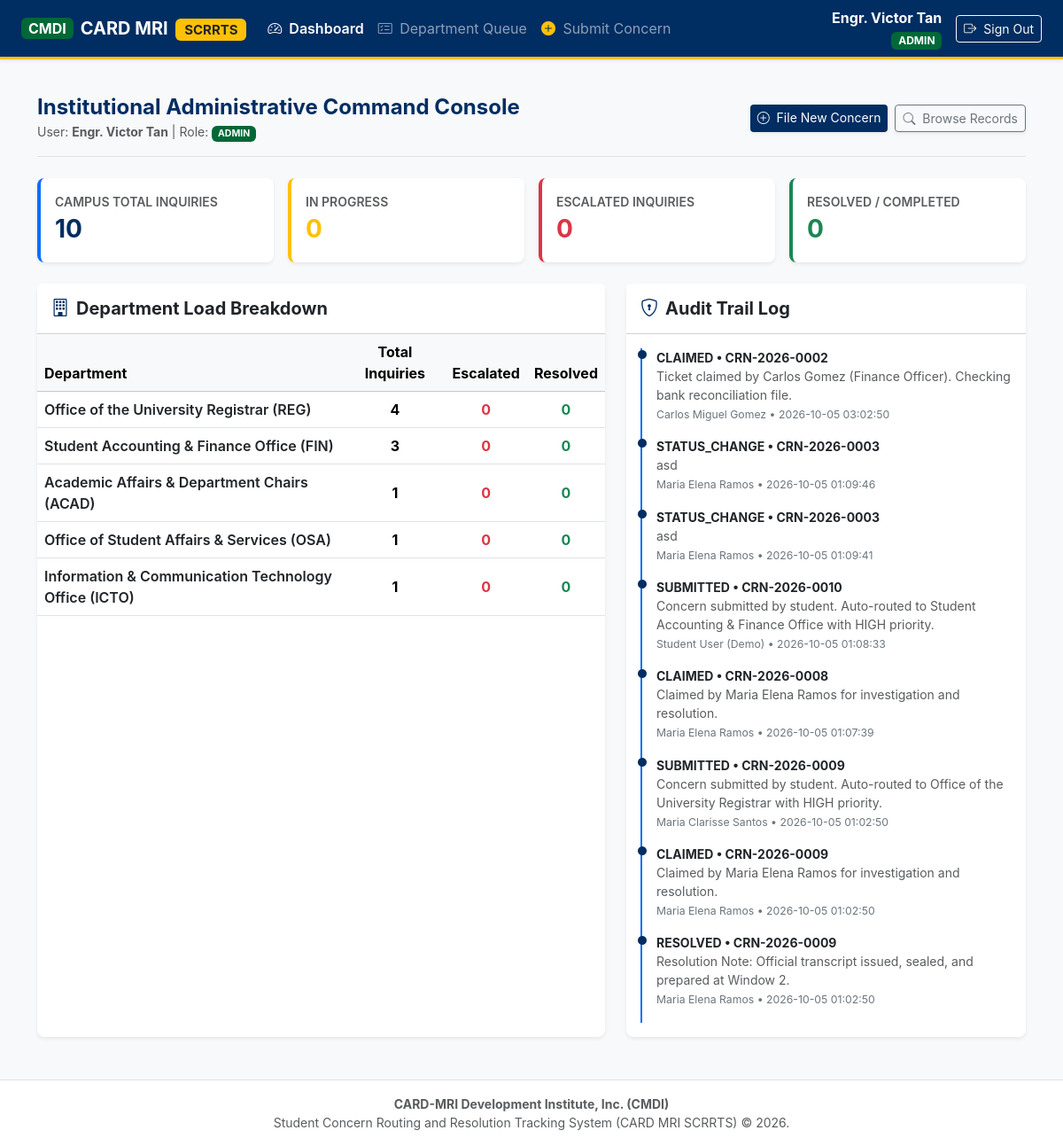
The app's page /dashboard (signed in) with its own data.
### tables this page shows
CREATE TABLE departments (
        department_id INTEGER PRIMARY KEY AUTOINCREMENT,
        department_code TEXT UNIQUE NOT NULL,
        department_name TEXT NOT NULL,
        contact_email TEXT NOT NULL,
        head_officer TEXT NOT NULL,
        is_active INTEGER NOT NULL DEFAULT 1
    );

CREATE TABLE concern_audit_logs (
        log_id INTEGER PRIMARY KEY AUTOINCREMENT,
        concern_id INTEGER NOT NULL,
        actor_id INTEGER NOT NULL,
        previous_status TEXT,
        new_status TEXT,
        action_type TEXT NOT NULL,
        notes TEXT,
        created_at TIMESTAMP DEFAULT CURRENT_TIMESTAMP,
        FOREIGN KEY (concern_id) REFERENCES concerns(concern_id) ON DELETE CASCADE,
        FOREIGN KEY (actor_id) REFERENCES users(user_id) ON DELETE RESTRICT
    );

CREATE TABLE concerns (
        concern_id INTEGER PRIMARY KEY AUTOINCREMENT,
        ticket_number TEXT UNIQUE NOT NULL,
        student_id INTEGER NOT NULL,
        department_id INTEGER NOT NULL,
        category_id INTEGER NOT NULL,
        assigned_staff_id INTEGER,
        subject TEXT NOT NULL,
        description TEXT NOT NULL,
        priority TEXT NOT NULL DEFAULT 'MEDIUM' CHECK(priority IN ('LOW', 'MEDIUM', 'HIGH', 'URGENT')),
        status TEXT NOT NULL DEFAULT 'SUBMITTED' CHECK(status IN ('SUBMITTED', 'ROUTED', 'IN_PROGRESS', 'RESOLVED', 'REJECTED', 'CLOSED')),
        sla_target_date TIMESTAMP NOT NULL,
        resolved_at TIMESTAMP,
        attachment_path TEXT,
        resolution_summary TEXT,
        rejection_reason TEXT,
        created_at TIMESTAMP DEFAULT CURRENT_TIMESTAMP,
        updated_at TIMESTAMP DEFAULT CURRENT_TIMESTAMP,
        FOREIGN KEY (student_id) REFERENCES users(user_id) ON DELETE CASCADE,
        FOREIGN KEY (department_id) REFERENCES departments(department_id) ON DELETE RESTRICT,
        FOREIGN KEY (category_id) REFERENCES concern_categories(category_id) ON DELETE RESTRICT,
        FOREIGN KEY (assigned_staff_id) REFERENCES users(user_id) ON DELETE SET NULL
    );

CREATE TABLE users (
        user_id INTEGER PRIMARY KEY AUTOINCREMENT,
        student_id_number TEXT UNIQUE,
        full_name TEXT NOT NULL,
        email TEXT UNIQUE NOT NULL,
        password_hash TEXT NOT NULL,
        role TEXT NOT NULL CHECK(role IN ('student', 'staff', 'admin')),
        department_id INTEGER,
        contact_number TEXT,
        created_at TIMESTAMP DEFAULT CURRENT_TIMESTAMP,
        is_active INTEGER NOT NULL DEFAULT 1,
        FOREIGN KEY (department_id) REFERENCES departments(department_id) ON DELETE SET NULL
    );

### app.py (the view, shortened to what this page needs)
@app.route('/dashboard')
@login_required
def dashboard():
    conn = get_db_connection()
    cursor = conn.cursor()
    user_id = session['user_id']
    role = session['role']
    dept_id = session.get('department_id')
    now_str = datetime.now().strftime("%Y-%m-%d %H:%M:%S")
    if role == 'student':
        total = cursor.execute("SELECT COUNT(*) FROM concerns WHERE student_id = ?", (user_id,)).fetchone()[0]
        in_progress = cursor.execute("SELECT COUNT(*) FROM concerns WHERE student_id = ? AND status IN ('Submitted', 'Routed', 'In Progress')", (user_id,)).fetchone()[0]
        escalated = cursor.execute("SELECT COUNT(*) FROM concerns WHERE student_id = ? AND status = 'Escalated'", (user_id,)).fetchone()[0]
        resolved = cursor.execute("SELECT COUNT(*) FROM concerns WHERE student_id = ? AND status IN ('Resolved', 'Closed')", (user_id,)).fetchone()[0]
        concerns = cursor.execute("""
            SELECT c.*, d.department_name, d.department_code, cat.category_name
            FROM concerns c
            JOIN departments d ON c.department_id = d.department_id
            JOIN concern_categories cat ON c.category_id = cat.category_id
            WHERE c.student_id = ?
            ORDER BY c.created_at DESC
        """, (user_id,)).fetchall()
        conn.close()
        return render_template(
            'dashboard.html',
            role=role,
            total=total,
            in_progress=in_progress,
            escalated=escalated,
            resolved=resolved,
            concerns=concerns
        )
    else:
        total = cursor.execute("SELECT COUNT(*) FROM concerns").fetchone()[0]
        pending = cursor.execute("SELECT COUNT(*) FROM concerns WHERE status IN ('Submitted', 'Routed', 'In Progress')").fetchone()[0]
        escalated = cursor.execute("SELECT COUNT(*) FROM concerns WHERE status = 'Escalated'").fetchone()[0]
        resolved = cursor.execute("SELECT COUNT(*) FROM concerns WHERE status IN ('Resolved', 'Closed')").fetchone()[0]
        dept_breakdown = cursor.execute("""
            SELECT d.department_name, d.department_code,
                   COUNT(c.concern_id) as total_received,
                   SUM(CASE WHEN c.status = 'Escalated' THEN 1 ELSE 0 END) as escalated_count,
                   SUM(CASE WHEN c.status IN ('Resolved', 'Closed') THEN 1 ELSE 0 END) as resolved_count
            FROM departments d
            LEFT JOIN concerns c ON d.department_id = c.department_id
            GROUP BY d.department_id
        """).fetchall()
        recent_audits = cursor.execute("""
            SELECT l.*, c.ticket_number, u.full_name as actor_name, u.role as actor_role
            FROM concern_audit_logs l
            JOIN concerns c ON l.concern_id = c.concern_id
            JOIN users u ON l.actor_id = u.user_id
            ORDER BY l.created_at DESC LIMIT 8
        """).fetchall()
        conn.close()
        return render_template(
            'dashboard.html',
            role=role,
            total=total,
            pending=pending,
            escalated=escalated,
            resolved=resolved,
            dept_breakdown=dept_breakdown,
            recent_audits=recent_audits
        )

### templates/dashboard.html (shortened to what this page needs)
{% extends 'base.html' %}
{% block content %}
<div class="d-flex flex-wrap justify-content-between align-items-center pb-3 mb-4 border-bottom">
    <div>
        <h2 class="h4 fw-bold mb-0 text-card-navy">
            {% if role == 'student' %}
                Student Concern & Inquiry Tracking Portal
            {% elif role == 'staff' %}
                CARD MRI Department Resolution Desk
            {% else %}
                Institutional Administrative Command Console
            {% endif %}
        </h2>
        <span class="text-muted small">
            User: <strong>{{ session.get('full_name') }}</strong> | Role: <span class="badge bg-card-green text-white text-uppercase">{{ role }}</span>
        </span>
    </div>
    <div class="mt-2 mt-md-0 d-flex gap-2">
        {% if role in ('student', 'admin') %}
        <a href="{{ url_for('submit_concern') }}" class="btn btn-card-navy shadow-sm btn-sm">
            <i class="bi bi-plus-circle me-1"></i> File New Concern
        </a>
        {% endif %}
        <a href="{{ url_for('list_concerns') }}" class="btn btn-outline-secondary shadow-sm btn-sm">
            <i class="bi bi-search me-1"></i> Browse Records
        </a>
    </div>
</div>
{% if role == 'student' %}
<div class="row g-3 mb-4">
    <div class="col-sm-6 col-lg-3">
        <div class="card border-0 shadow-sm rounded-3 bg-white h-100 border-start border-primary border-4">
            <div class="card-body">
                <div class="text-muted small fw-semibold text-uppercase">Total Inquiries Filed</div>
                <h3 class="fw-bold my-1 text-card-navy">{{ total }}</h3>
            </div>
        </div>
    </div>
    <div class="col-sm-6 col-lg-3">
        <div class="card border-0 shadow-sm rounded-3 bg-white h-100 border-start border-warning border-4">
            <div class="card-body">
                <div class="text-muted small fw-semibold text-uppercase">Active Workflow</div>
                <h3 class="fw-bold my-1 text-warning">{{ in_progress }}</h3>
            </div>
        </div>
    </div>
    <div class="col-sm-6 col-lg-3">
        <div class="card border-0 shadow-sm rounded-3 bg-white h-100 border-start border-danger border-4">
            <div class="card-body">
                <div class="text-muted small fw-semibold text-uppercase">Escalated Tickets</div>
                <h3 class="fw-bold my-1 text-danger">{{ escalated }}</h3>
            </div>
        </div>
    </div>
    <div class="col-sm-6 col-lg-3">
        <div class="card border-0 shadow-sm rounded-3 bg-white h-100 border-start border-success border-4">
            <div class="card-body">
                <div class="text-muted small fw-semibold text-uppercase">Resolved / Completed</div>
                <h3 class="fw-bold my-1 text-success">{{ resolved }}</h3>
            </div>
        </div>
    </div>
</div>
<div class="card border-0 shadow-sm rounded-3 mb-4">
    <div class="card-header bg-white py-3 d-flex justify-content-between align-items-center">
        <h5 class="fw-bold mb-0 text-dark"><i class="bi bi-clock-history me-2 text-card-navy"></i>My Submitted Inquiries & Timeline</h5>
        <a href="{{ url_for('list_concerns') }}" class="btn btn-sm btn-link text-decoration-none text-card-navy">View All</a>
    </div>
    <div class="card-body p-0">
        <div class="table-responsive">
            <table class="table table-hover align-middle mb-0">
                <thead class="table-light">
                    <tr>
                        <th class="ps-3">Ticket No.</th>
                        <th>Target Department</th>
                        <th>Subject & Category</th>
                        <th>Priority</th>
                        <th>Status</th>
                        <th>Target SLA Deadline</th>
                        <th class="text-end pe-3">Action</th>
                    </tr>
                </thead>
                <tbody>
                    {% for c in concerns %}
                    <tr>
                        <td class="ps-3 fw-bold text-card-navy">{{ c['ticket_number'] }}</td>
                        <td><span class="badge bg-light text-dark border">{{ c['department_name'] }}</span></td>
                        <td>
                            <div class="fw-semibold text-dark">{{ c['subject'] }}</div>
                            <small class="text-muted">{{ c['category_name'] }}</small>
                        </td>
                        <td><span class="badge priority-{{ c['priority'].lower() }}">{{ c['priority'] }}</span></td>
                        <td>
                            <span class="badge status-{{ c['status'].lower().replace(' ', '-') }}">{{ c['status'] }}</span>
                            {% if c['is_escalated'] %}
                            <span class="badge bg-danger ms-1">ESCALATED</span>
                            {% endif %}
                        </td>
                        <td>
                            {% set is_od = check_is_overdue(c['sla_target_date'], c['status']) %}
                            <small class="{{ 'text-danger fw-bold' if is_od else 'text-muted' }}">
                                {{ c['sla_target_date'] }}
                            </small>
                            {% if is_od %}
                            <span class="badge bg-danger ms-1">OVERDUE</span>
                            {% endif %}
                        </td>
                        <td class="text-end pe-3">
                            <a href="{{ url_for('view_concern', concern_id=c['concern_id']) }}" class="btn btn-sm btn-outline-primary">
                                Track Timeline
                            </a>
                        </td>
                    </tr>
                    {% else %}
                    <tr>
                        <td colspan="7" class="text-center py-5 text-muted">
                            <i class="bi bi-inbox fs-1 d-block mb-2 text-secondary"></i>
                            No inquiries filed yet. Click "File New Concern" to submit an academic, accounting, or scholarship inquiry.
                        </td>
                    </tr>
                    {% endfor %}
                </tbody>
            </table>
        </div>
    </div>
</div>
{% else %}
<div class="row g-3 mb-4">
    <div class="col-sm-6 col-lg-3">
        <div class="card border-0 shadow-sm rounded-3 bg-white h-100 border-start border-primary border-4">
            <div class="card-body">
                <div class="text-muted small fw-semibold text-uppercase">Campus Total Inquiries</div>
                <h3 class="fw-bold my-1 text-card-navy">{{ total }}</h3>
            </div>
        </div>
    </div>
    <div class="col-sm-6 col-lg-3">
        <div class="card border-0 shadow-sm rounded-3 bg-white h-100 border-start border-warning border-4">
            <div class="card-body">
                <div class="text-muted small fw-semibold text-uppercase">In Progress</div>
                <h3 class="fw-bold my-1 text-warning">{{ pending }}</h3>
            </div>
        </div>
    </div>
    <div class="col-sm-6 col-lg-3">
        <div class="card border-0 shadow-sm rounded-3 bg-white h-100 border-start border-danger border-4">
            <div class="card-body">
                <div class="text-muted small fw-semibold text-uppercase">Escalated Inquiries</div>
                <h3 class="fw-bold my-1 text-danger">{{ escalated }}</h3>
            </div>
        </div>
    </div>
    <div class="col-sm-6 col-lg-3">
        <div class="card border-0 shadow-sm rounded-3 bg-white h-100 border-start border-success border-4">
            <div class="card-body">
                <div class="text-muted small fw-semibold text-uppercase">Resolved / Completed</div>
                <h3 class="fw-bold my-1 text-success">{{ resolved }}</h3>
            </div>
        </div>
    </div>
</div>
<div class="row g-4 mb-4">
    <div class="col-lg-7">
        <div class="card border-0 shadow-sm rounded-3 h-100">
            <div class="card-header bg-white py-3">
                <h5 class="fw-bold mb-0 text-dark"><i class="bi bi-building me-2 text-card-navy"></i>Department Load Breakdown</h5>
            </div>
            <div class="card-body p-0">
                <div class="table-responsive">
                    <table class="table table-hover align-middle mb-0">
                        <thead class="table-light">
                            <tr>
                                <th>Department</th>
                                <th class="text-center">Total Inquiries</th>
                                <th class="text-center">Escalated</th>
                                <th class="text-center">Resolved</th>
                            </tr>
                        </thead>
                        <tbody>
                            {% for d in dept_breakdown %}
                            <tr>
                                <td class="fw-semibold text-dark">{{ d['department_name'] }} ({{ d['department_code'] }})</td>
                                <td class="text-center fw-bold">{{ d['total_received'] }}</td>
                                <td class="text-center text-danger fw-bold">{{ d['escalated_count'] }}</td>
                                <td class="text-center text-success fw-bold">{{ d['resolved_count'] }}</td>
                            </tr>
                            {% endfor %}
                        </tbody>
                    </table>
                </div>
            </div>
        </div>
    </div>
    <div class="col-lg-5">
        <div class="card border-0 shadow-sm rounded-3 h-100">
            <div class="card-header bg-white py-3">
                <h5 class="fw-bold mb-0 text-dark"><i class="bi bi-shield-lock me-2 text-card-navy"></i>Audit Trail Log</h5>
            </div>
            <div class="card-body p-3">
                <div class="timeline small">
                    {% for a in recent_audits %}
                    <div class="border-start border-2 border-primary ps-3 pb-3 position-relative">
                        <i class="bi bi-circle-fill text-card-navy position-absolute" style="left: -5px; top: 0px; font-size: 10px;"></i>
                        <div class="fw-bold text-dark">{{ a['action_type'] }} &bull; {{ a['ticket_number'] }}</div>
                        <div class="text-muted">{{ a['notes'] }}</div>
                        <small class="text-secondary">{{ a['actor_name'] }} &bull; {{ a['created_at'] }}</small>
                    </div>
                    {% endfor %}
                </div>
            </div>
        </div>
    </div>
</div>
{% endif %}
{% endblock %}

### records on screen
departments: department_name "Office of the University Registrar", department_code "REG", total_received "4", escalated_count "0", resolved_count "0"
departments: department_name "Student Accounting & Finance Office", department_code "FIN", total_received "3", escalated_count "0", resolved_count "0"
departments: department_name "Academic Affairs & Department Chairs", department_code "ACAD", total_received "1", escalated_count "0", resolved_count "0"
departments: department_name "Office of Student Affairs & Services", department_code "OSA", total_received "1", escalated_count "0", resolved_count "0"
departments: department_name "Information & Communication Technology Office", department_code "ICTO", total_received "1", escalated_count "0", resolved_count "0"
concern_audit_logs: action_type "CLAIMED", ticket_number "CRN-2026-0002", notes "Ticket claimed by Carlos Gomez (Finance Officer). Checking bank reconciliation file.", actor_name "Carlos Miguel Gomez", created_at "2026-10-05 03:02:50"
concern_audit_logs: action_type "STATUS_CHANGE", ticket_number "CRN-2026-0003", notes "asd", actor_name "Maria Elena Ramos", created_at "2026-10-05 01:09:46"
concern_audit_logs: action_type "STATUS_CHANGE", ticket_number "CRN-2026-0003", notes "asd", actor_name "Maria Elena Ramos", created_at "2026-10-05 01:09:41"
concern_audit_logs: action_type "SUBMITTED", ticket_number "CRN-2026-0010", notes "Concern submitted by student. Auto-routed to Student Accounting & Finance Office with HIGH priority.", actor_name "Student User (Demo)", created_at "2026-10-05 01:08:33"
concern_audit_logs: action_type "CLAIMED", ticket_number "CRN-2026-0008", notes "Claimed by Maria Elena Ramos for investigation and resolution.", actor_name "Maria Elena Ramos", created_at "2026-10-05 01:07:39"
concern_audit_logs: action_type "SUBMITTED", ticket_number "CRN-2026-0009", notes "Concern submitted by student. Auto-routed to Office of the University Registrar with HIGH priority.", actor_name "Maria Clarisse Santos", created_at "2026-10-05 01:02:50"
concern_audit_logs: action_type "CLAIMED", ticket_number "CRN-2026-0009", notes "Claimed by Maria Elena Ramos for investigation and resolution.", actor_name "Maria Elena Ramos", created_at "2026-10-05 01:02:50"
concern_audit_logs: action_type "RESOLVED", ticket_number "CRN-2026-0009", notes "Resolution Note: Official transcript issued, sealed, and prepared at Window 2.", actor_name "Maria Elena Ramos", created_at "2026-10-05 01:02:50"

### other values on screen
{{ session.get('full_name') }} "Engr. Victor Tan"
{{ session.get('role') }} "ADMIN"
{{ role }} "ADMIN"
{{ total }} "10"
{{ pending }} "0"
{{ escalated }} "0"
{{ resolved }} "0"
